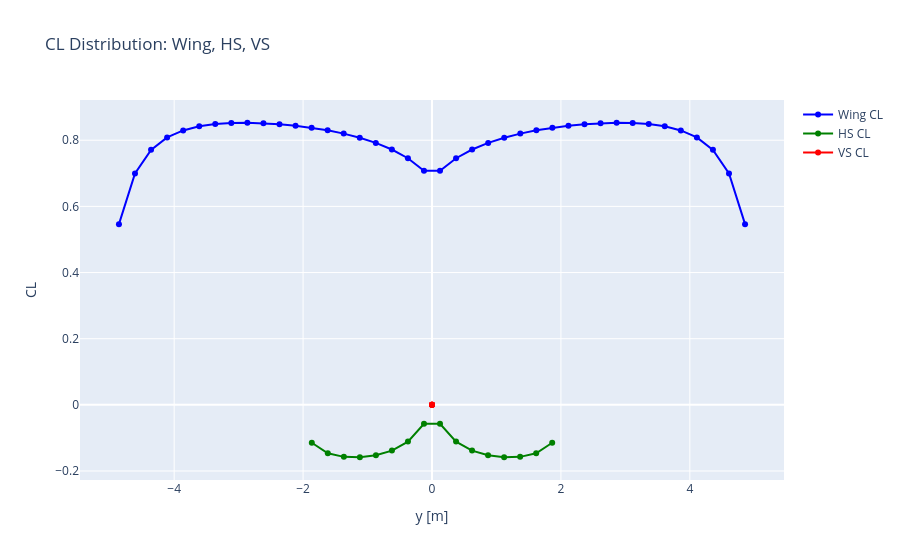

The code cell stored with this chart in its notebook:
### Markdown cell above
## 3. Local $C_L$ Distribution

I plot the local distributions for all surfaces in the same figure. The comparison helps identify how spanwise loading differs; it should not be read as a comparison of 2D airfoils or surface pressure.

### Code cell
fig = go.Figure()
fig = plot_distribution_all(fig, vlm, quantity='CL')
fig.show()

### Figure 1 — Plotly figure (JSON) as saved in the notebook; plotly's stock layout.template omitted (floating-point values rounded to 4 significant figures)
{"data": [{"line": {"color": "blue"}, "mode": "lines+markers", "name": "Wing CL", "type": "scatter", "x": [-4.856, -4.607, -4.358, -4.109, -3.86, -3.611, -3.362, -3.113, -2.864, -2.615, -2.366, -2.117, -1.868, -1.619, -1.37, -1.121, -0.8717, -0.6226, -0.3736, -0.1245, 0.1245, 0.3736, 0.6226, 0.8717, 1.121, 1.37, 1.619, 1.868, 2.117, 2.366, 2.615, 2.864, 3.113, 3.362, 3.611, 3.86, 4.109, 4.358, 4.607, 4.856], "y": [0.5463, 0.6997, 0.7709, 0.8085, 0.8297, 0.8419, 0.8488, 0.8521, 0.8528, 0.8516, 0.8486, 0.8441, 0.8379, 0.83, 0.82, 0.8075, 0.7919, 0.7719, 0.7456, 0.7079, 0.7079, 0.7456, 0.7719, 0.7919, 0.8075, 0.82, 0.83, 0.8379, 0.8441, 0.8486, 0.8516, 0.8528, 0.8521, 0.8488, 0.8419, 0.8297, 0.8085, 0.7709, 0.6997, 0.5463]}, {"line": {"color": "green"}, "mode": "lines+markers", "name": "HS CL", "type": "scatter", "x": [-1.865, -1.616, -1.367, -1.119, -0.8702, -0.6216, -0.3729, -0.1243, 0.1243, 0.3729, 0.6216, 0.8702, 1.119, 1.367, 1.616, 1.865], "y": [-0.1145, -0.1463, -0.1572, -0.1584, -0.1525, -0.1383, -0.111, -0.05712, -0.05712, -0.111, -0.1383, -0.1525, -0.1584, -0.1572, -0.1463, -0.1145]}, {"line": {"color": "red"}, "mode": "lines+markers", "name": "VS CL", "type": "scatter", "x": [7.654e-18, 2.296e-17, 3.827e-17, 5.358e-17, 6.889e-17, 8.419e-17], "y": [-1.212e-17, -3.887e-17, -1.992e-17, -1.045e-17, -2.015e-17, -2.082e-17]}], "layout": {"autosize": true, "showlegend": true, "title": {"text": "CL Distribution: Wing, HS, VS"}, "xaxis": {"title": {"text": "y [m]"}}, "yaxis": {"title": {"text": "CL"}}}}
